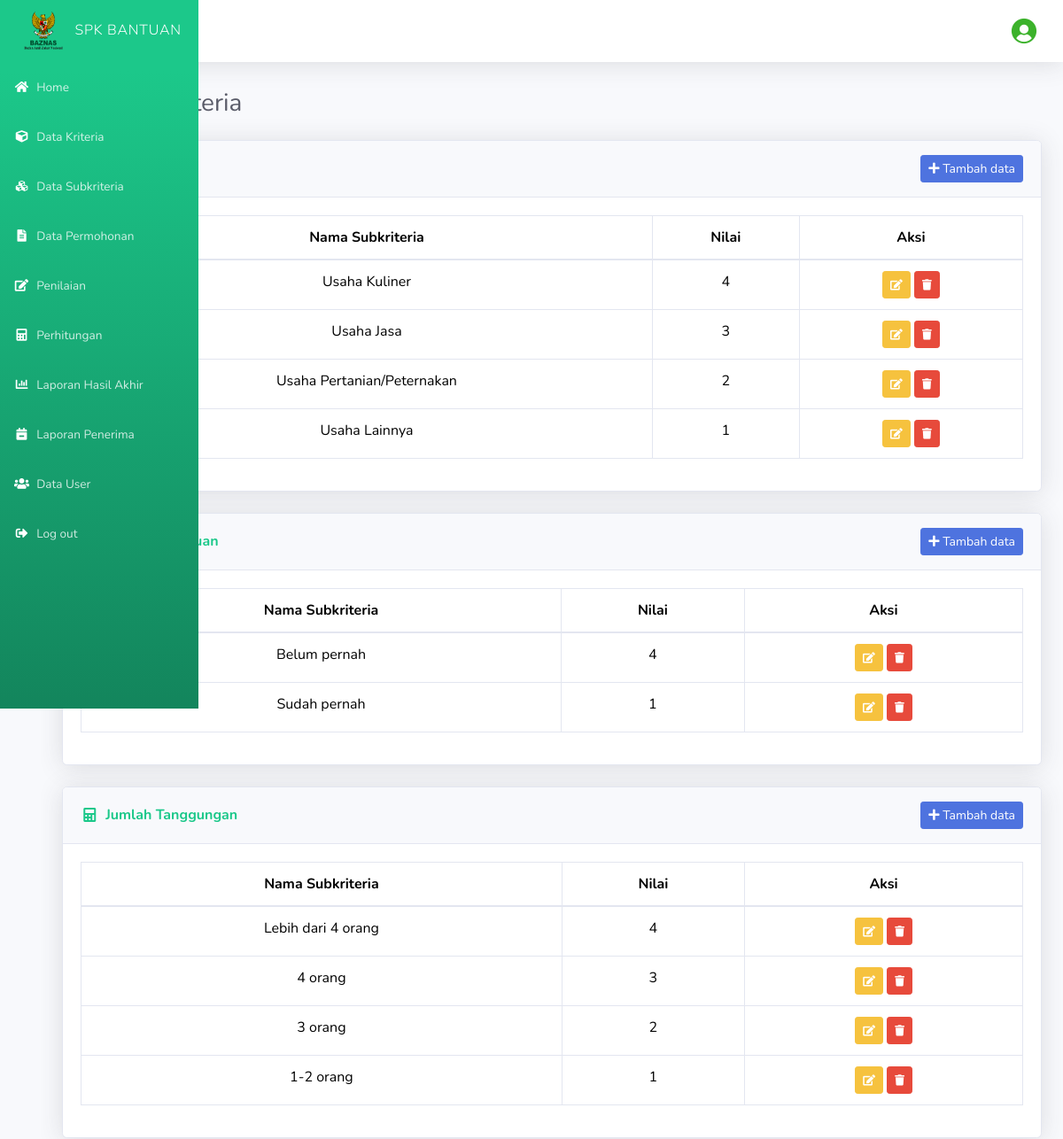
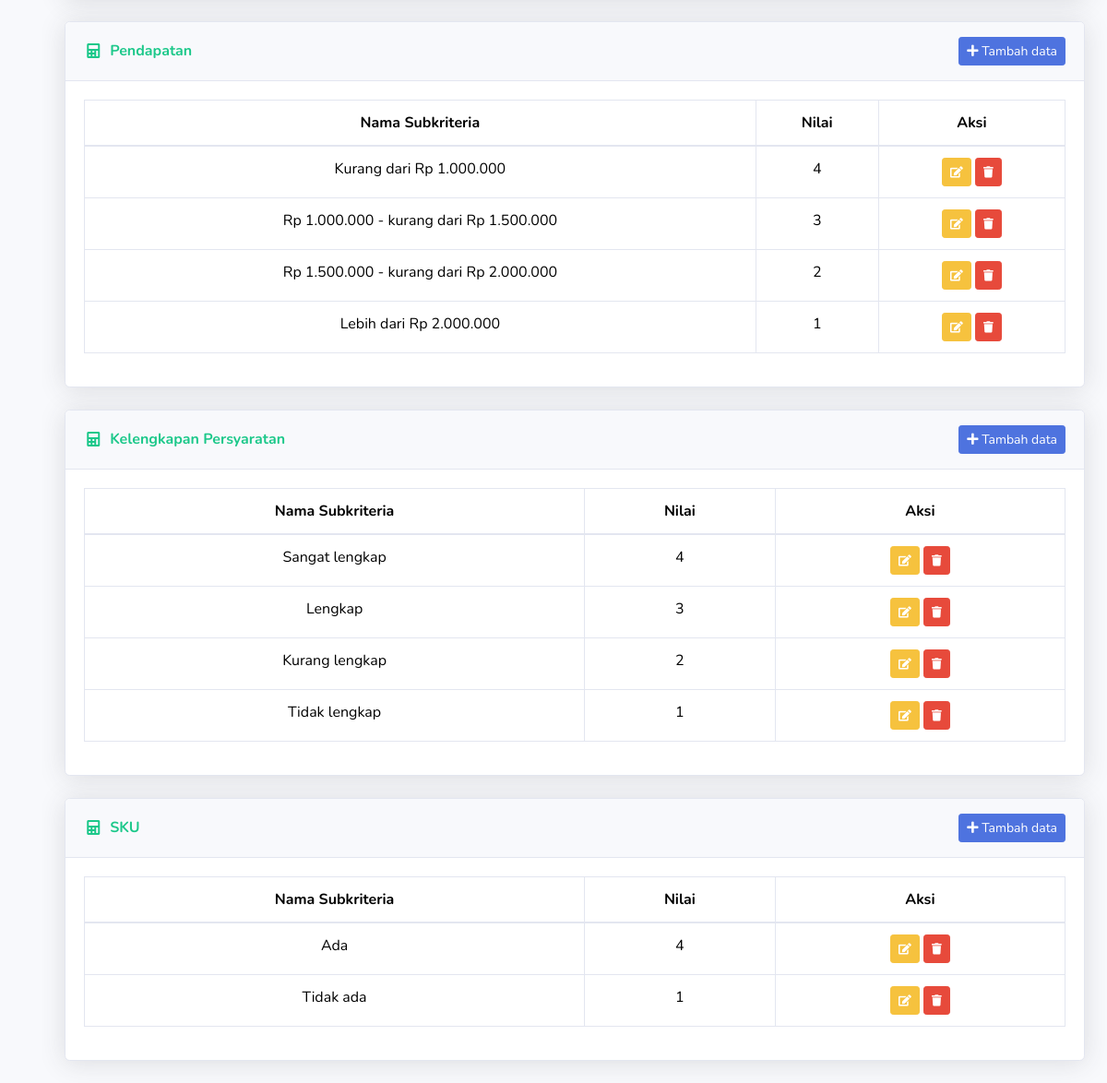
Page /index.php/subkriteria on the committed database (2 pictures, top to bottom).
### tables this page shows
CREATE TABLE `tb_kriteria` (
  `id` int(10) NOT NULL,
  `id_kriteria` varchar(10) NOT NULL,
  `nama_kriteria` varchar(50) NOT NULL,
  `jenis_kriteria` varchar(50) NOT NULL,
  `bobot` double NOT NULL
);

CREATE TABLE `tb_subkriteria` (
  `id_subkriteria` int(11) NOT NULL,
  `id_kriteria` int(11) NOT NULL,
  `nama_subkriteria` varchar(50) NOT NULL,
  `nilai` int(11) NOT NULL
);

### application/controllers/subkriteria.php (called while the page is built, shortened)
<?php
class Subkriteria extends CI_Controller {
		public function __construct() {
			$this->load->model('m_subkriteria');
			$this->load->library('form_validation');
		}
		public function index() {
			$data['title'] = 'Subkriteria';
			$data2['user'] = $this->db->get_where('tb_user',['email'=>
			$this->session->userdata('email')])->row_array();
			$data['kriteria'] = $this->m_subkriteria->get_all_kriteria();
			$subkriteria = $this->m_subkriteria->get_all_subkriteria();
			$subkriteria_by_kriteria= array();
			foreach ($subkriteria as $sk){
				$subkriteria_by_kriteria[$sk->id_kriteria][]= $sk;
			}
			$data['subkriteria_by_kriteria'] = $subkriteria_by_kriteria;
			$this->load->view('templates/header', $data);
			$this->load->view('templates/sidebar');
			$this->load->view('templates/topbar', $data2);
			$this->load->view('subkriteria', $data);
		}
	}

### index.php (called while the page is built, shortened)
<?php
require_once BASEPATH.'core/CodeIgniter.php';

### application/models/m_subkriteria.php (called while the page is built, shortened)
<?php
class M_subkriteria extends CI_Model{
        public function get_all_kriteria() {
            return $this->db->get('tb_kriteria')->result();
        }
        public function get_all_subkriteria() {
            return $this->db->get('tb_subkriteria')->result();
        }
}
?>

### application/views/subkriteria.php (the view, shortened to what this page needs)
<!DOCTYPE html>
<html lang="en">
<head>
    <link href="<?php echo base_url() ?>assets/vendor/bootstrap/css/bootstrap.min.css" rel="stylesheet">
    <link href="<?php echo base_url() ?>assets/css/sb-admin-2.min.css" rel="stylesheet">
</head>
<body id="page-top">
    <div id="wrapper">
        <div id="content-wrapper" class="d-flex flex-column" >
            <div id="content">
                <div class="container-fluid">
                    <div class="d-sm-flex align-items-center justify-content-between mb-4">
                        <h1 class="h3 mb-0 text-gray-800">Data Subkriteria</h1>
                    </div>
                    <?php foreach ($kriteria as $k): ?>
                        <div class="card shadow mb-4">
                            <div class="card-header py-3 d-flex justify-content-between align-items-center">
                                <h6 class="m-0 font-weight-bold text-success d-flex align-items-center">
                                    <i class="fas fa-fw fa-calculator text-success"></i>
                                    <span class="ml-2"><?= $k->nama_kriteria; ?></span>
                                </h6>
                                <button class="btn btn-primary btn-sm" data-toggle="modal" data-target="#exampleModal" data-id_kriteria="<?= $k->id; ?>">
                                    <i class="fa fa-plus "></i> Tambah data
                                </button>
                            </div>
                            <div class="card-body">
                                <div class="table-responsive">
                                    <table class="table table-bordered" width="100%" cellspacing="10">
                                        <thead class="text-center bg-success text-white">
                                            <tr>
                                                <th>Nama Subkriteria</th>
                                                <th>Nilai</th>
                                                <th>Aksi</th>
                                            </tr>
                                        </thead>
                                        <tbody>
                                            <?php
                                                if (isset($subkriteria_by_kriteria[$k->id])) {
                                                    $subkriteria = $subkriteria_by_kriteria[$k->id];
                                                    foreach ($subkriteria as $index => $sk):
                                            ?>
                                                <tr>
                                                    <td class="text-center"><?= $sk->nama_subkriteria; ?></td>
                                                    <td class="text-center"><?= $sk->nilai; ?></td>
                                                    <td class="text-center">
                                                        <a data-toggle="modal" data-target="#update<?= $sk->id_subkriteria; ?>" data-placement="bottom" title="Update Data" href="<?php echo base_url() ?>admin/update_data/" class="btn btn-warning btn-sm"><i class="fa fa-edit fa-sm"></i></a>
                                                        <a data-toggle="modal" data-target="#delete<?= $sk->id_subkriteria; ?>" data-placement="bottom" title="Hapus Data" href="<?php echo base_url() ?>admin/hapus_data/" class="btn btn-danger btn-sm"><i class="fa fa-trash fa-sm"></i></a>
                                                    </td>
                                                </tr>
                                            <?php
                                                    endforeach;
                                                } else {
                                            ?>
                                                <tr>
                                                    <td colspan="4" class="text-center">Tidak ada data subkriteria</td>
                                                </tr>
                                            <?php
                                                }
                                            ?>
                                        </tbody>
                                    </table>
                                </div>
                            </div>
                        </div>
                    <?php endforeach; ?>
                </div>
            </div>
        </div>
    </div>
  </div>
</body>
</html>

### application/views/subkriteria.php (style rules this page uses)
#content { margin-top: 100px; }
#wrapper { margin-left: 0px; margin-right: 0px; width : 100%; }

### rows in the picture
tb_subkriteria: nama_subkriteria "Usaha Kuliner", nilai "4"
tb_subkriteria: nama_subkriteria "Usaha Jasa", nilai "3"
tb_subkriteria: nama_subkriteria "Usaha Pertanian/Peternakan", nilai "2"
tb_subkriteria: nama_subkriteria "Usaha Lainnya", nilai "1"
tb_subkriteria: nama_subkriteria "Belum pernah", nilai "4"
tb_subkriteria: nama_subkriteria "Sudah pernah", nilai "1"
tb_kriteria: nama_kriteria "Jumlah Tanggungan"
tb_subkriteria: nama_subkriteria "Lebih dari 4 orang", nilai "4"
tb_subkriteria: nama_subkriteria "4 orang", nilai "3"
tb_subkriteria: nama_subkriteria "3 orang", nilai "2"
tb_subkriteria: nama_subkriteria "1-2 orang", nilai "1"
tb_kriteria: nama_kriteria "Pendapatan"
tb_subkriteria: nama_subkriteria "Kurang dari Rp 1.000.000", nilai "4"
tb_subkriteria: nama_subkriteria "Rp 1.000.000 - kurang dari Rp 1.500.000", nilai "3"
tb_subkriteria: nama_subkriteria "Rp 1.500.000 - kurang dari Rp 2.000.000", nilai "2"
tb_subkriteria: nama_subkriteria "Lebih dari Rp 2.000.000", nilai "1"
tb_kriteria: nama_kriteria "Kelengkapan Persyaratan"
tb_subkriteria: nama_subkriteria "Sangat lengkap", nilai "4"
tb_subkriteria: nama_subkriteria "Lengkap", nilai "3"
tb_subkriteria: nama_subkriteria "Kurang lengkap", nilai "2"
tb_subkriteria: nama_subkriteria "Tidak lengkap", nilai "1"
tb_kriteria: nama_kriteria "SKU"
tb_subkriteria: nama_subkriteria "Ada", nilai "4"
tb_subkriteria: nama_subkriteria "Tidak ada", nilai "1"
